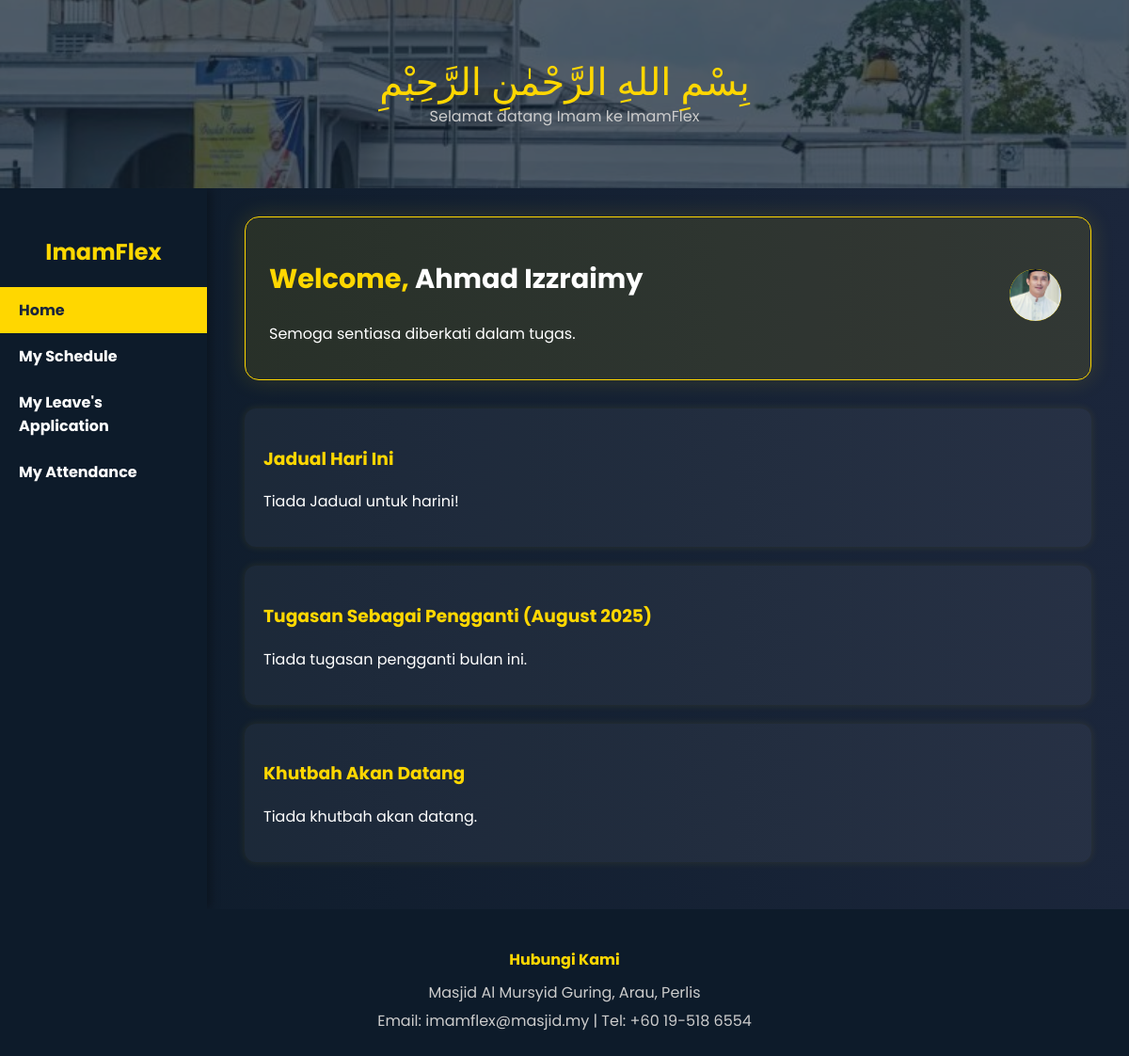
Page /imam-dashboard/ (signed in) on the committed database.
### ImamFlex/models.py (models this page shows, shortened)
class MosqueStaff(models.Model):
    name = models.CharField(max_length=100)
    ic_number = models.CharField(max_length=12, unique=True)
    contact_number = models.CharField(max_length=15)
    address = models.TextField(blank=True, null=True)
    availability = models.BooleanField(default=True)
    email = models.EmailField(blank=True, null=True)
    profile_picture = models.ImageField(upload_to='profile_pics/', null=True, blank=True)
    class Meta:
        abstract = True

class Imam(MosqueStaff):
    imam_id = models.CharField(max_length=10, primary_key=True)
    password = models.CharField(max_length=20)
    is_admin = models.BooleanField(default=False)

### ImamFlex/views.py (the view)
# urls.py: path('imam-dashboard/', views.imam_dashboard, name='imamDash'),
def imam_dashboard(request):
    imam_id = request.session.get('user_id')
    if not imam_id:
        return redirect('login')
    imam = Imam.objects.get(imam_id=imam_id)
    today = date.today()
    imam_schedule_today = PrayerSchedule.objects.filter(date=today, imam=imam)
    first_day = today.replace(day=1)
    last_day = today.replace(day=calendar.monthrange(today.year, today.month)[1])
    replacement_this_month = DutySchedule.objects.filter(
        role_type='Imam',
        replacement_role_id=imam_id,
        date__range=(first_day, last_day),
        role_assigned=True
    ).order_by('date')
    upcoming_khutbah = Khutbah.objects.filter(
        khatib=imam,
        date__gte=today
    ).order_by('date').first()
    return render(request, 'imam/imamDash.html', {
        'imam': imam,
        'imam_schedule_today': imam_schedule_today,
        'replacement_this_month': replacement_this_month,
        'upcoming_khutbah': upcoming_khutbah,
        'month_name': calendar.month_name[today.month],
        'today': today,
    })

### ImamFlex/templates/imam/imamDash.html (shortened to what this page needs)
{% load static %}
<!DOCTYPE html>
<html lang="en">
<head>
</head>
<body>
<div class="header-img">
  <div>
    <div class="bismillah">بِسْمِ اللهِ الرَّحْمٰنِ الرَّحِيْمِ</div>
    <div class="tagline">Selamat datang Imam ke ImamFlex</div>
  </div>
</div>
<div class="main-wrapper">
  <div class="sidebar">
    <h2>ImamFlex</h2>
    <a href="{% url 'imamDash' %}" class="active">Home</a>
    <a href="{% url 'imam_schedule_side' %}">My Schedule</a>
    <a href="{% url 'imam_leave_history' %}">My Leave's Application</a>
    <a href="{% url 'imam_attendance' %}">My Attendance</a>
  </div>
 <div class="content">
        <div class="welcome-card">
            <div>
                    <h2>Welcome, <span class="highlight">{{ imam.name }}</span></h2>
        <p>Semoga sentiasa diberkati dalam tugas.</p>
            </div>
            <div class="dropdown">
                <button class="dropbtn">
                    {% if imam.profile_picture %}
                    <div class="big-profile">
                    <img src="{{ imam.profile_picture.url }}" alt="Profil">
                    </div>
                    {% else %}
                    <div class="profile-icon"><i class="fas fa-user"></i></div>
                    {% endif %}
                </button>
            </div>
        </div>
    <div class="card">
      <h3>Jadual Hari Ini</h3>
      {% if imam_schedule_today %}
        <ul>
          {% for duty in imam_schedule_today %}
            <li>{{ duty.prayer_time }}</li>
          {% endfor %}
        </ul>
      {% else %}
        <p>Tiada Jadual untuk harini!</p>
      {% endif %}
    </div>
   <div class="card">
  <h3>Tugasan Sebagai Pengganti ({{ month_name }} {{ today.year }})</h3>
  {% if replacement_this_month %}
    {% if replacement_this_month.count > 0 %}
      <ul>
        {% for duty in replacement_this_month %}
          <li><strong>{{ duty.date }}</strong>: {{ duty.prayer_time }}</li>
        {% endfor %}
      </ul>
    {% else %}
      <p>Tiada tugasan pengganti bulan ini.</p>
    {% endif %}
  {% else %}
    <p>Tiada tugasan pengganti bulan ini.</p>
  {% endif %}
</div>
    <div class="card">
      <h3>Khutbah Akan Datang</h3>
      {% if upcoming_khutbah %}
        <p><strong>Topik:</strong> {{ upcoming_khutbah.khutbah_topic }}<br>
        <strong>Tarikh:</strong> {{ upcoming_khutbah.date }}</p>
      {% else %}
        <p>Tiada khutbah akan datang.</p>
      {% endif %}
    </div>
  </div>
</div>
<div class="footer">
  <h4>Hubungi Kami</h4>
  <p>Masjid Al Mursyid Guring, Arau, Perlis</p>
  <p>Email: imamflex@masjid.my | Tel: +60 19-518 6554</p>
</div>
</body>
</html>

### rows in the picture
Imam: name "Ahmad Izzraimy", profile_picture (picture)
